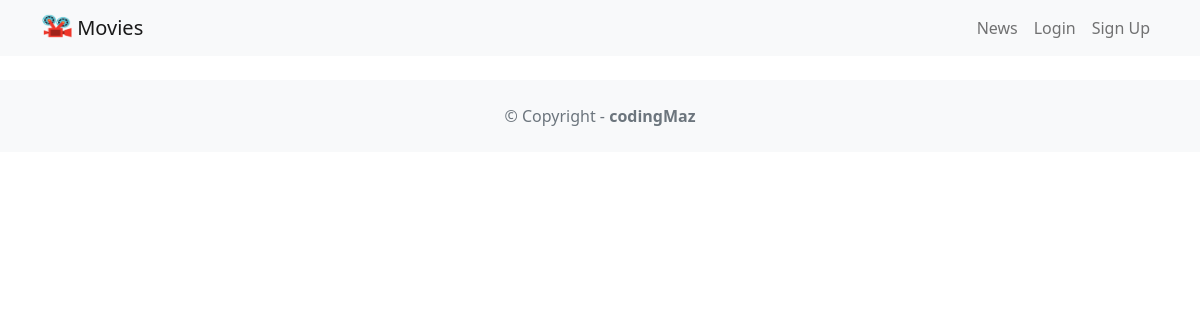
The page /news/ on the database as committed earlier.
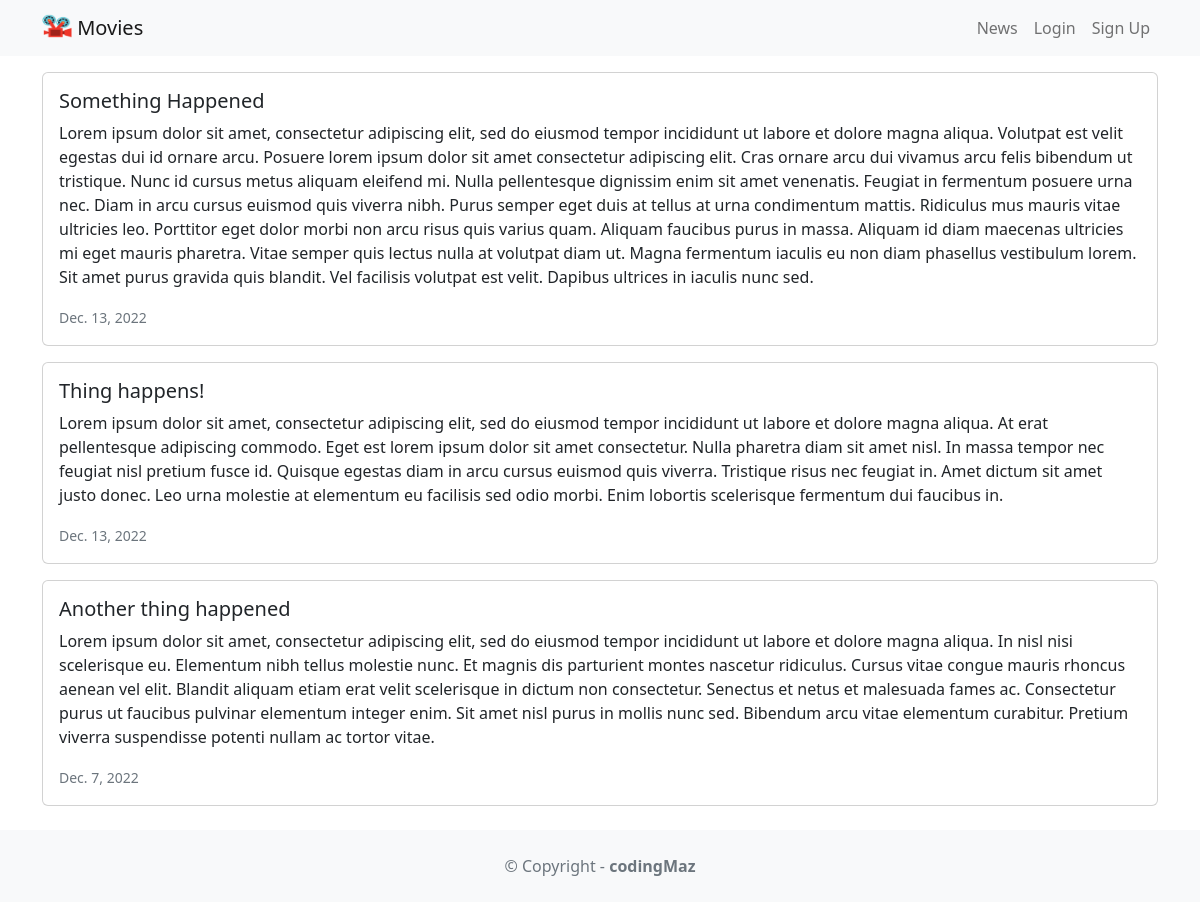
The same page on the database as committed later.
### news/models.py (models this page shows, shortened)
class News(models.Model):
    headline = models.CharField(max_length=200)
    body = models.TextField()
    date = models.DateField()

### news/views.py (the view)
# urls.py: path('news/', include('news.urls')),
def news(request):
    newss = News.objects.all().order_by('-date')
    return render(request, 'news.html', {'newss': newss})

### news/templates/news.html
{% extends 'base.html' %}
{% block content %}
{% for news in newss %}
<div class="card mb-3">
    <div class="row g-0">
        <div>
            <div class="card-body">
                <h5 class="card-title">{{ news.headline}}</h5>
                <p class="card-text">{{ news.body }}</p>
                <p class="card-text"><small class="text-muted">
                        {{ news.date }}
                    </small></p>
            </div>
        </div>
    </div>
</div>
{% endfor %}
{% endblock content %}

Rows that differ between the two databases and show on the page:
added News: headline "Something Happened", body "Lorem ipsum dolor sit amet, consectetur adipiscing elit, sed do eiusmod tempor incididunt ut labore et dolore magna aliqua. Volutpat est velit egestas dui id ornare arcu. Posuere lorem ipsum dolor sit amet consectetur adipiscing elit. Cras ornare arcu dui vivamus arcu felis bibendum ut tristique. Nunc id cursus metus aliquam eleifend mi. Nulla pellentesque dignissim enim sit amet venenatis. Feugiat in fermentum posuere urna nec. Diam in arcu cursus euismod quis viverra nibh. Purus semper eget duis at tellus at urna condimentum mattis. Ridiculus mus mauris vitae ultricies leo. Porttitor eget dolor morbi non arcu risus quis varius quam. Aliquam faucibus purus in massa. Aliquam id diam…", date "Dec. 13, 2022"
added News: headline "Thing happens!", body "Lorem ipsum dolor sit amet, consectetur adipiscing elit, sed do eiusmod tempor incididunt ut labore et dolore magna aliqua. At erat pellentesque adipiscing commodo. Eget est lorem ipsum dolor sit amet consectetur. Nulla pharetra diam sit amet nisl. In massa tempor nec feugiat nisl pretium fusce id. Quisque egestas diam in arcu cursus euismod quis viverra. Tristique risus nec feugiat in. Amet dictum sit amet justo donec. Leo urna molestie at elementum eu facilisis sed odio morbi. Enim lobortis scelerisque fermentum dui faucibus in.", date "Dec. 13, 2022"
added News: headline "Another thing happened", body "Lorem ipsum dolor sit amet, consectetur adipiscing elit, sed do eiusmod tempor incididunt ut labore et dolore magna aliqua. In nisl nisi scelerisque eu. Elementum nibh tellus molestie nunc. Et magnis dis parturient montes nascetur ridiculus. Cursus vitae congue mauris rhoncus aenean vel elit. Blandit aliquam etiam erat velit scelerisque in dictum non consectetur. Senectus et netus et malesuada fames ac. Consectetur purus ut faucibus pulvinar elementum integer enim. Sit amet nisl purus in mollis nunc sed. Bibendum arcu vitae elementum curabitur. Pretium viverra suspendisse potenti nullam ac tortor vitae.", date "Dec. 7, 2022"
